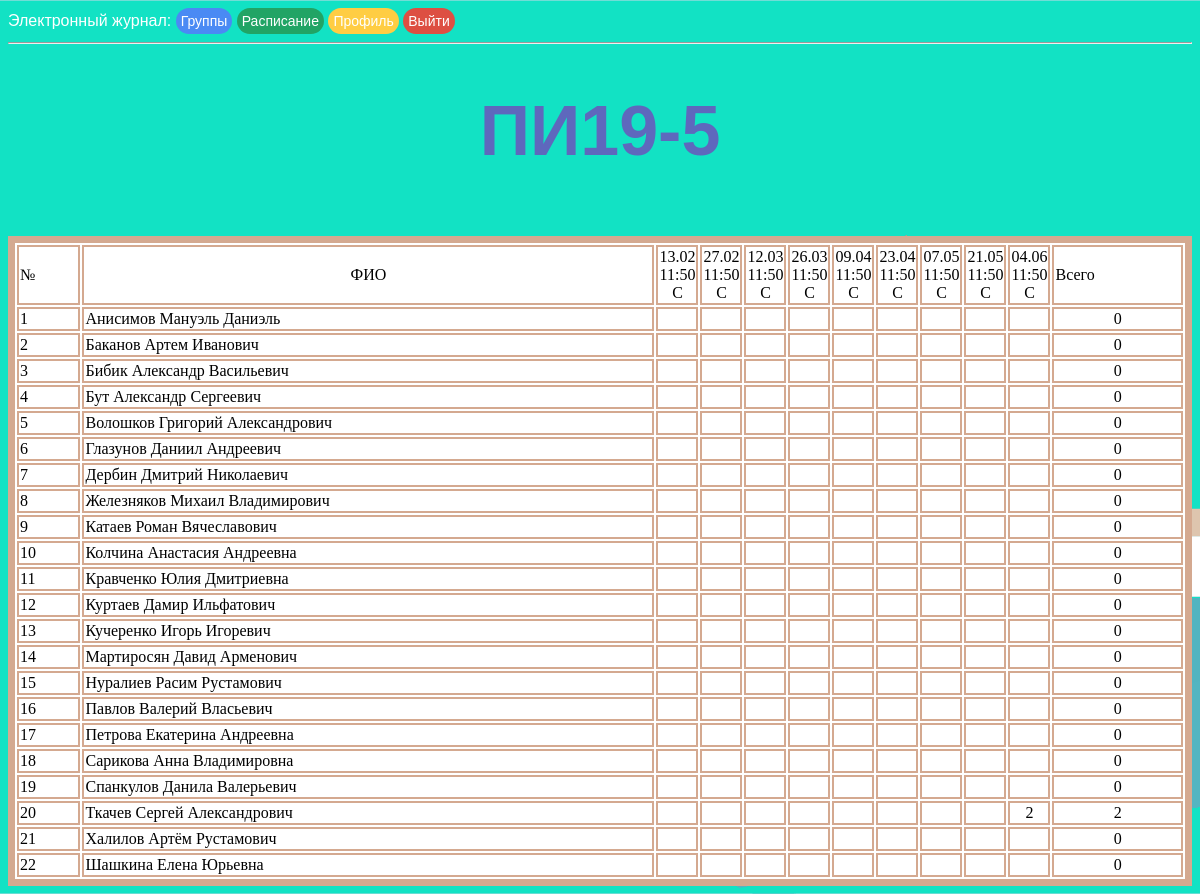
Page /grades/ПИ19-5 (signed in) on the committed database.
### app/models.py (models this page shows, shortened)
class Schedule(db.Model):
    id = db.Column(db.Integer, primary_key=True)
    date = db.Column(db.DateTime, index=True)
    prepod_id = db.Column(db.Integer, index=True)
    zan_type = db.Column(db.String(12), index=True)
    groups = db.Column(db.String(10), index=True)
    dz = db.Column(db.String(140))
    grades = db.relationship('Grades', backref='schedule', lazy='dynamic')

class User(UserMixin, db.Model):
    id = db.Column(db.Integer, primary_key=True)
    priority = db.Column(db.String(64))
    surname = db.Column(db.String(64), index=True)
    name = db.Column(db.String(64), index=True)
    patronymic = db.Column(db.String(64), index=True)
    email = db.Column(db.String(120), index=True, unique=True)
    phone = db.Column(db.Integer, index=True, unique=True)
    groups = db.Column(db.String(60), index=True)
    password_hash = db.Column(db.String(128))
    about_me = db.Column(db.String(140))
    last_seen = db.Column(db.DateTime, default=datetime.today)
    @login.user_loader
    def load_user(id):
        return User.query.get(int(id))

### app/routes.py (the view)
@app.route('/grades/<group>', methods=['GET', 'POST'])
@login_required
def grades(group):
    if current_user.priority == 'Преподаватель':
        students_of_group = User.query.filter_by(groups=group).all()
        zan = list(filter(lambda x: group in x.groups, Schedule.query.filter_by(prepod_id=current_user.id).order_by(Schedule.date).all()))
        d = dict(map(lambda x: (x.id, dict(map(lambda z: (z.date.date(), dict()), zan))), students_of_group))
        for i in students_of_group:
            for j in zan:
                d[i.id][j.date.date()][j.date.time()] = [j.id, None]
        for i in zan:
            gr = i.grades.all()
            for j in gr:
                if j.user_id in d:
                    d[j.user_id][j.date][i.date.time()][1] = j.grade
        return render_template('grades.html', title='Список студентов', group=group, students=students_of_group,
                               zan=zan, grades=d)
    else:
        return redirect(url_for('journal'))

### app/routes.py (called while the page is built)
@app.before_request
def before_request():
    if current_user.is_authenticated:
        current_user.last_seen = datetime.today()
        db.session.commit()

### app/templates/grades.html (shortened to what this page needs)
<!DOCTYPE html>
<html>
{% extends "base.html" %}
{% block content %}
<head>
</head>
<body>
<h1 id="cur_group">{{group}}</h1>
<br>
<div class="schedule">
    <table style="background:white; width:100%">
        <tr>
            <td>№</td>
            <td style="text-align: center;">ФИО</td>
            {% for i in zan%}
                <td style="text-align:center;" id="{{i.id}}" class="zan">
                    {% if i.date.day < 10 %}0{%endif%}{{i.date.day}}.{% if i.date.month < 10 %}0{%endif%}{{i.date.month}}
                    {{i.date.time().strftime('%H:%M')}}
                    {{ i.zan_type[0] }}
                </td>
            {%endfor%}
            <td>Всего</td>
        </tr>
        {% for i in grades%}
        {% set summa = [0] %}
        <tr id="{{loop.index}}">
            {%set ix = loop.index-1 %}
            <td style="width:fixed;">{{ix+1}}</td>
            <td id="fio{{ix+1}}" style="width: 50%;">{{students[ix].surname}} {{students[ix].name}} {{students[ix].patronymic}}</td>
            {% for k in grades[i]%}
                {%set jx = loop.index - 1%}
                {% for t in grades[i][k] %}
                    <td style="text-align:center;" width="35px" id="{{ix+1}}d{{jx+1}}t{{loop.index}}" data-zan_id="{{grades[i][k][t][0]}}" data-student="{{students[ix].id}}" data-date="{{k}}" class="stud">
                        {% set gr = grades[i][k][t][1] %}
                        {% if gr %}
                            {{gr}}
                        {% endif %}
                    </td>
                {% endfor %}
            {%endfor%}
            <td style="text-align:center;" id="summa{{ix+1}}">{{summa.pop()}}</td>
        </tr>
        {%endfor%}
    </table>
</div>
</body>
</html>
{% endblock %}

### app/static/css/style.css (style rules this page uses)
body { background-color: azure }
h1 { color: #5e68bd; text-align: center; font-size: 70px; font-family: arial; }
td, table, tr, .schedule { border: 2px solid #d4a990; color:black; font-family: calibri; background:white; }
.schedule { margin-top: 5%; border: 5px solid #d4a990; margin: 0 auto; }
body { background: url("/static/images/background-min.png"); color:#fff ; background-attachment: scroll; background-repeat: repeat-x; background-size:cover; }

### rows in the picture
Schedule: date.day "13", shows "0", date.month "2", date.time "11:50", zan_type "С"
Schedule: date.day "27", shows "0", date.month "2", date.time "11:50", zan_type "С"
Schedule: date.day "12", shows "0", date.month "3", date.time "11:50", zan_type "С"
Schedule: date.day "26", shows "0", date.month "3", date.time "11:50", zan_type "С"
Schedule: shows "0", date.day "9", date.month "4", date.time "11:50", zan_type "С"
Schedule: date.day "23", shows "0", date.month "4", date.time "11:50", zan_type "С"
Schedule: shows "0", date.day "7", date.month "5", date.time "11:50", zan_type "С"
Schedule: date.day "21", shows "0", date.month "5", date.time "11:50", zan_type "С"
Schedule: shows "0", date.day "4", date.month "6", date.time "11:50", zan_type "С"
User: surname "Анисимов", name "Мануэль", patronymic "Даниэль"
User: surname "Баканов", name "Артем", patronymic "Иванович"
User: surname "Бибик", name "Александр", patronymic "Васильевич"
User: surname "Бут", name "Александр", patronymic "Сергеевич"
User: surname "Волошков", name "Григорий", patronymic "Александрович"
User: surname "Глазунов", name "Даниил", patronymic "Андреевич"
User: surname "Дербин", name "Дмитрий", patronymic "Николаевич"
User: surname "Железняков", name "Михаил", patronymic "Владимирович"
User: surname "Катаев", name "Роман", patronymic "Вячеславович"
User: surname "Колчина", name "Анастасия", patronymic "Андреевна"
User: surname "Кравченко", name "Юлия", patronymic "Дмитриевна"
User: surname "Куртаев", name "Дамир", patronymic "Ильфатович"
User: surname "Кучеренко", name "Игорь", patronymic "Игоревич"
User: surname "Мартиросян", name "Давид", patronymic "Арменович"
User: surname "Нуралиев", name "Расим", patronymic "Рустамович"
User: surname "Павлов", name "Валерий", patronymic "Власьевич"
User: surname "Петрова", name "Екатерина", patronymic "Андреевна"
User: surname "Сарикова", name "Анна", patronymic "Владимировна"
User: surname "Спанкулов", name "Данила", patronymic "Валерьевич"
User: surname "Ткачев", name "Сергей", patronymic "Александрович"
User: surname "Халилов", name "Артём", patronymic "Рустамович"
User: surname "Шашкина", name "Елена", patronymic "Юрьевна"

### other values in the picture
{{ group }} "ПИ19-5"
{{ ix+1 }} "1" "2" "3" "4" "5" "6" "7" "8" "9" "10" "11" "12" "13" "14" "15" "16" "17" "18" "19" "20" "21" "22"
{{ summa.pop() }} "0" "0" "0" "0" "0" "0" "0" "0" "0" "0" "0" "0" "0" "0" "0" "0" "0" "0" "0" "2" "0" "0"
{{ gr }} "2"
